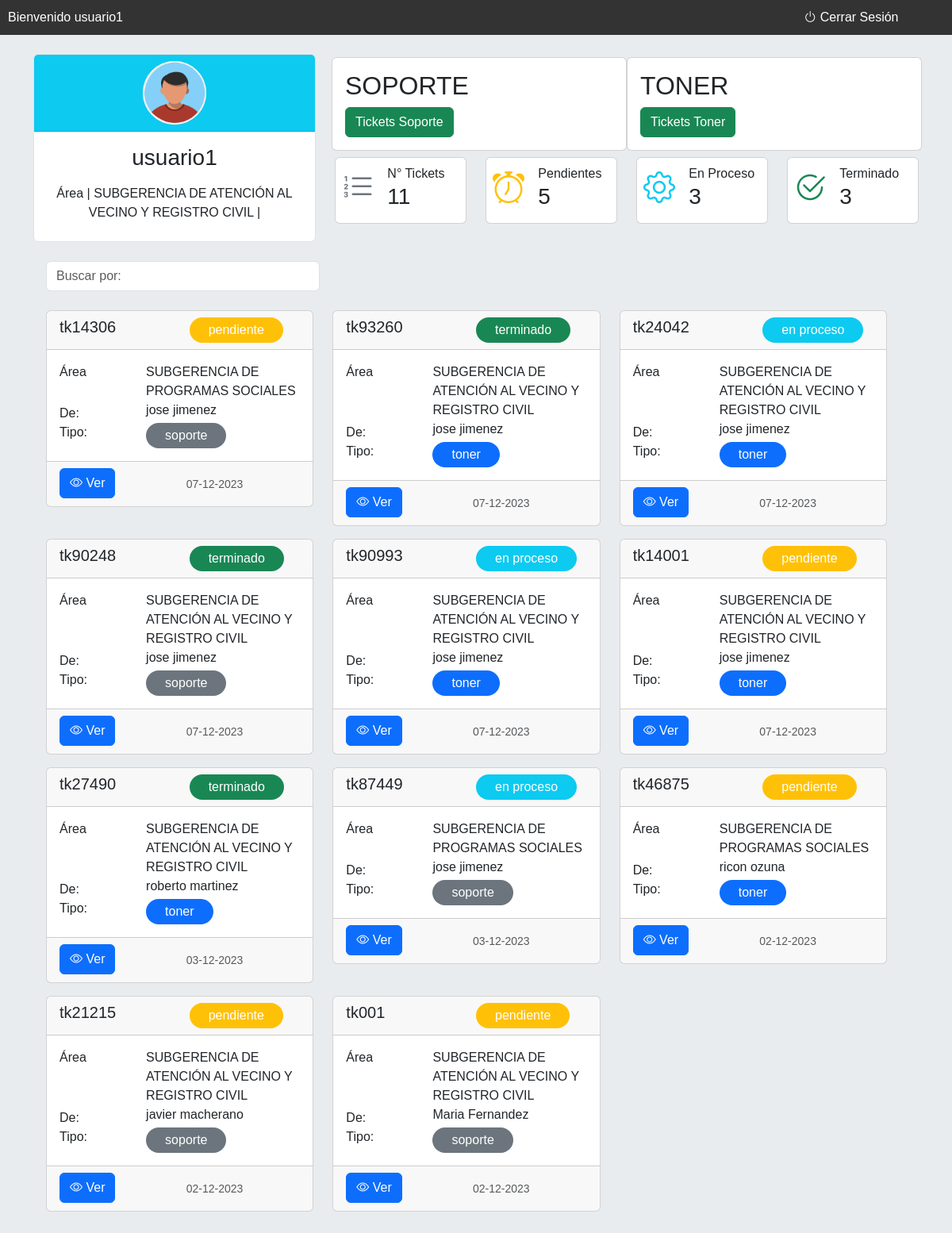
Screenshot of /pagina_soporte_old/inicio.php (signed in) with the database file from the repository.
### tables this page shows
CREATE TABLE `area` (
  `id_area` int(11) NOT NULL,
  `descripcion` varchar(250) NOT NULL,
  `fecha_registro` date NOT NULL
);

CREATE TABLE `tickets` (
  `id_ticket` int(11) NOT NULL,
  `numero_ticket` varchar(250) NOT NULL,
  `id_usuario` int(50) NOT NULL,
  `nombre_solicitante` varchar(250) NOT NULL,
  `tipo_ticket` varchar(250) NOT NULL,
  `detalle_ticket` varchar(250) NOT NULL,
  `id_impresora` int(50) NOT NULL,
  `estado_ticket` varchar(250) NOT NULL,
  `fecha_ticket` datetime NOT NULL,
  `id_usuario_soporte` int(11) NOT NULL,
  `nombre_usuario_soporte` varchar(250) NOT NULL,
  `fecha_revision_soporte` datetime NOT NULL
);

### pagina_soporte_old/inicio.php (the view, shortened to what this page needs)
<?php
$nombre_usuario = $_SESSION['nombre_usu'];
include ('../conexion/conexion.php');
$id_area = $_SESSION['id_area'];
$sqlArea = "SELECT id_area,descripcion FROM area WHERE id_area=$id_area";
$resultArea = $conn->query($sqlArea);
if ($rowArea = $resultArea->fetch_assoc()) {
 $areaUsuario = $rowArea['descripcion'] ;
}
$sql = "SELECT COUNT(*) AS num_tickets FROM tickets";
$result = $conn->query($sql);
if ($result) {
    $row = $result->fetch_assoc();
    $numTickets = $row['num_tickets'];
} else {
    echo "Error al realizar la consulta: " . $conn->error;
}
$sqlPendientes = "SELECT COUNT(*) AS num_tickets_pendientes FROM tickets WHERE estado_ticket = 'pendiente'";
$resultPendientes = $conn->query($sqlPendientes);
$sqlEnProceso = "SELECT COUNT(*) AS num_tickets_en_proceso FROM tickets WHERE estado_ticket = 'en proceso'";
$resultEnProceso = $conn->query($sqlEnProceso);
$sqlTerminados = "SELECT COUNT(*) AS num_tickets_terminados FROM tickets WHERE estado_ticket = 'terminado'";
$resultTerminados = $conn->query($sqlTerminados);
if ($resultPendientes && $resultEnProceso && $resultTerminados) {
    $rowPendientes = $resultPendientes->fetch_assoc();
    $numTicketsPendientes = $rowPendientes['num_tickets_pendientes'];
    $rowEnProceso = $resultEnProceso->fetch_assoc();
    $numTicketsEnProceso = $rowEnProceso['num_tickets_en_proceso'];
    $rowTerminados = $resultTerminados->fetch_assoc();
    $numTicketsTerminados = $rowTerminados['num_tickets_terminados'];
} else {
    echo "Error al realizar las consultas: " . $conn->error;
}
?>
<!DOCTYPE html>
<html lang="en">
<head>
    <link href="https://cdn.jsdelivr.net/npm/bootstrap@5.3.2/dist/css/bootstrap.min.css" rel="stylesheet">
    <link rel="stylesheet" href="https://cdn.jsdelivr.net/npm/bootstrap-icons@1.11.2/font/bootstrap-icons.min.css">
</head>
<body class="bg-body-secondary">
<div class="seccion-menu">
    <div class="row">
        <div class="col-lg-10 col-md-10 col-sm-6 col-6">
            Bienvenido <?php echo $nombre_usuario; ?>
        </div>
        <div class="col-lg-2 col-md-2 col-sm-6 col-6">
            <a type="button" class="cerrar-sesion" data-bs-toggle="modal" data-bs-target="#ModalCerrarsesion">
            <i class="bi bi-power"></i> Cerrar Sesión
            </a>
        </div>
    </div>
</div>
<div class="container ">
    <div class="row pt-4">
        <div class="col-md-4 col-sm-12">
            <div class="card border">
                <div class="card-header bg-info text-center">
                    <div class="rounded-circle overflow-hidden mx-auto" style="width: 80px; height: 80px; background-color: white;">
                        <img src="../images/user-image.png" alt="Imagen del usuario" class="w-100 h-100 object-fit-cover">
                    </div>
                </div>
                <div class="card-body">
                    <div class="row">
                        <h3 class="text-center"><?php echo $nombre_usuario ?></h3>
                    </div>
                    <div class="row pt-2 pb-2">
                        <label class="text-center"><?php echo 'Área | ' . $areaUsuario ?> | </label>
                    </div>
                </div>
            </div>
        </div>
        <div class="col-md-8 col-sm-12">
                <div class="row px-2 pt-1">
                    <div class="col-6 p-3 card ">
                        <div class="row">
                            <h2>SOPORTE</h2>
                        </div>
                        <div class="row">
                            <div class="col-12">
                                <a href="./tickets_soporte.php" class="btn btn-success">Tickets Soporte</a>
                            </div>
                        </div>
                    </div>
                    <div class="col-6 p-3 card">
                        <div class="row">
                        <h2>TONER</h2>
                        </div>
                        <div class="row">
                            <div class="col-12">
                            <a href="./tickets_toner.php" class="btn btn-success">Tickets Toner</a>
                            </div>
                        </div>
                    </div>
                </div>
                <div class="row pt-2">
                    <div class="col-6 col-sm-6 col-md-6 col-lg-3">
                        <div class="card p-2">
                            <div class="row">
                                <div class="col-4 text-secondary">
                                    <i class="bi bi-list-ol" style="font-size: 2.5rem;"></i>
                                </div>
                                <div class="col-8">
                                    N° Tickets
                                    <h3><?php echo $numTickets; ?></h3>
                                </div>
                            </div>
                        </div>
                    </div>
                    <div class="col-6 col-sm-6 col-md-6 col-lg-3">
                        <div class="card p-2">
                            <div class="row">
                                <div class="col-4 text-warning">
                                 <i class="bi bi-alarm" style="font-size: 2.5rem;"></i>
                                </div>
                                <div class="col-8">
                                    Pendientes
                                    <h3><?php echo $numTicketsPendientes ;?></h3>
                                </div>
                            </div>
                        </div>
                    </div>
                    <div class="col-6 col-sm-6 col-md-6 col-lg-3">
                        <div class="card p-2">
                            <div class="row">
                                <div class="col-4 text-info">
                                    <i class="bi bi-gear" style="font-size: 2.5rem;"></i>
                                </div>
                                <div class="col-8">
                                    En Proceso
                                    <h3><?php echo $numTicketsEnProceso ;?></h3>
                                </div>
                            </div>
                        </div>
                    </div>
                    <div class="col-6 col-sm-6 col-md-6 col-lg-3">
                        <div class="card p-2">
                            <div class="row">
                                <div class="col-4 text-success">
                                    <i class="bi bi-check2-circle" style="font-size: 2.5rem;"></i>
                                </div>
                                <div class="col-8">
                                    Terminado
                                    <h3><?php echo $numTicketsTerminados ;?></h3>
                                </div>
                            </div>
                        </div>
                    </div>
                </div>
        </div>
    </div>
    <div class="seccion_soporte row pt-2 p-3">
            <div class="container">
                <div class="row pt-3 justify-content-between">
                    <div class="col-md-4 col-sm-12">
                        <form action="#" method="get">
                            <div class="">
                                <input class="form-control" id="system-search" name="q" placeholder="Buscar por: " required>
                                <span class="input-group-btn">
                                    <button type="submit" class="btn btn-default"><i class="glyphicon glyphicon-search"></i></button>
                                </span>
                            </div>
                        </form>
                    </div>
                </div>
            </div>
    <?php
        $stm = $conn->prepare("SELECT id_ticket, numero_ticket,id_usuario, nombre_solicitante, tipo_ticket, detalle_ticket,id_impresora, estado_ticket, fecha_ticket FROM tickets /*WHERE id_usuario = ?*/ ORDER BY fecha_ticket DESC");
        $stm->execute();
        $resultado = $stm->get_result();
        ?>
        <div class="row">
            <?php while ($row = $resultado->fetch_assoc()) : ?>
                <?php
                $idUsuario = $row['id_usuario'];
                    $stm = $conn->prepare("SELECT id_area FROM usuarios WHERE id_usuario = ?");
                    $stm->bind_param("s", $idUsuario);
                    $stm->execute();
                    $result = $stm->get_result();
                    if ($result->num_rows > 0) {
                        $rowUsuario = $result->fetch_assoc();
                        $id_areaUsuario = $rowUsuario['id_area'];
                            $sqlAreaU = "SELECT id_area,descripcion FROM area WHERE id_area=$id_areaUsuario";
                            $resultAreaU = $conn->query($sqlAreaU);
                            if ($rowAreaU = $resultAreaU->fetch_assoc()) {
                            $areaUsuarioU = $rowAreaU['descripcion'] ;
                            }
                    } else {
                    }
                ?>
                <div class="col-lg-4 col-md-6 col-sm-12 mb-3">
                    <div class="card ">
                        <div class="card-header">
                            <div class="row">
                                <div class="col-6">
                                    <h5 class="card-title"><?php echo $row['numero_ticket']; ?></h5>
                                </div>
                                <div class="col-6">
                                    <?php
                                    if($row['estado_ticket'] == 'pendiente'){
                                        echo '<label for="" class="bg-warning px-4 py-1 rounded-pill text-white">'. $row['estado_ticket'] . '</label>';
                                    }
                                    elseif($row['estado_ticket'] == 'en proceso'){
                                        echo '<label for="" class="bg-info px-4 py-1 rounded-pill text-white">'. $row['estado_ticket'] . '</label>';
                                    }
                                    elseif($row['estado_ticket'] == 'terminado'){
                                        echo '<label for="" class="bg-success px-4 py-1 rounded-pill text-white">'. $row['estado_ticket'] . '</label>';
                                    }
                                    ?>
                                </div>
                            </div>
                        </div>
                        <div class="card-body">
                            <div class="row">
                                <div class="col-4">
                                    <label for="">Área </label>
                                </div>
                                <div class="col-8">
                                    <p class="card-text"><?php echo $areaUsuarioU; ?></p>
                                </div>
                                <div class="col-4 pt-1">
                                    <label for="">De: </label>
                                </div>
                                <div class="col-8">
                                    <p class="card-text"><?php echo $row['nombre_solicitante']; ?></p>
                                </div>
                            </div>
                            <div class="row">
                                <div class="col-4">
                                    <label for="">Tipo: </label>
                                </div>
                                <div class="col-8">
                                    <?php
                                    if($row['tipo_ticket'] == 'soporte'){
                                        echo '<label for="" class="bg-secondary px-4 py-1 rounded-pill text-white">'. $row['tipo_ticket'] . '</label>';
                                    }
                                    elseif($row['tipo_ticket'] == 'toner'){
                                        echo '<label for="" class="bg-primary px-4 py-1 rounded-pill text-white">'. $row['tipo_ticket'] . '</label>';
                                    }
                                    ?>
                                </div>
                            </div>
                        </div>
                        <div class="card-footer">
                            <div class="row">
                                <div class="col-6 ">
                                    <button type="button" class="btn btn-primary" data-bs-toggle="modal" data-bs-target="#modalVer<?php echo $row['id_ticket']; ?>">
                                        <i class="bi bi-eye"></i> Ver
                                    </button>
                                </div>
                                <div class="col-6 p-2">
                                 <small class="text-muted"><?php echo date("d-m-Y", strtotime($row['fecha_ticket'])); ?></small>
                                </div>
                            </div>
                        </div>
                    </div>
                </div>
            <?php endwhile; ?>
        </div>
    </div>
</div>
</body>
</html>

### pagina_soporte_old/inicio.php (style rules this page uses)
body { font-family: 'Poppins', sans-serif; margin: 0; padding: 0; overflow-x: hidden; background-color: #f0f0f0; }
.seccion-menu { background-color: #333; color: #fff; padding: 10px; }
.cerrar-sesion { color: #fff; text-decoration: none; }

### rows the page displays
area: descripcion "SUBGERENCIA DE ATENCIÓN AL VECINO Y REGISTRO CIVIL"
tickets: numero_ticket "tk14306", estado_ticket "pendiente", area.descripcion "SUBGERENCIA DE PROGRAMAS SOCIALES", nombre_solicitante "jose jimenez", tipo_ticket "soporte", fecha_ticket "07-12-2023"
tickets: numero_ticket "tk93260", estado_ticket "terminado", area.descripcion "SUBGERENCIA DE ATENCIÓN AL VECINO Y REGISTRO CIVIL", nombre_solicitante "jose jimenez", tipo_ticket "toner", fecha_ticket "07-12-2023"
tickets: numero_ticket "tk24042", estado_ticket "en proceso", area.descripcion "SUBGERENCIA DE ATENCIÓN AL VECINO Y REGISTRO CIVIL", nombre_solicitante "jose jimenez", tipo_ticket "toner", fecha_ticket "07-12-2023"
tickets: numero_ticket "tk90248", estado_ticket "terminado", area.descripcion "SUBGERENCIA DE ATENCIÓN AL VECINO Y REGISTRO CIVIL", nombre_solicitante "jose jimenez", tipo_ticket "soporte", fecha_ticket "07-12-2023"
tickets: numero_ticket "tk90993", estado_ticket "en proceso", area.descripcion "SUBGERENCIA DE ATENCIÓN AL VECINO Y REGISTRO CIVIL", nombre_solicitante "jose jimenez", tipo_ticket "toner", fecha_ticket "07-12-2023"
tickets: numero_ticket "tk14001", estado_ticket "pendiente", area.descripcion "SUBGERENCIA DE ATENCIÓN AL VECINO Y REGISTRO CIVIL", nombre_solicitante "jose jimenez", tipo_ticket "toner", fecha_ticket "07-12-2023"
tickets: numero_ticket "tk27490", estado_ticket "terminado", area.descripcion "SUBGERENCIA DE ATENCIÓN AL VECINO Y REGISTRO CIVIL", nombre_solicitante "roberto martinez", tipo_ticket "toner", fecha_ticket "03-12-2023"
tickets: numero_ticket "tk87449", estado_ticket "en proceso", area.descripcion "SUBGERENCIA DE PROGRAMAS SOCIALES", nombre_solicitante "jose jimenez", tipo_ticket "soporte", fecha_ticket "03-12-2023"
tickets: numero_ticket "tk46875", estado_ticket "pendiente", area.descripcion "SUBGERENCIA DE PROGRAMAS SOCIALES", nombre_solicitante "ricon ozuna", tipo_ticket "toner", fecha_ticket "02-12-2023"
tickets: numero_ticket "tk21215", estado_ticket "pendiente", area.descripcion "SUBGERENCIA DE ATENCIÓN AL VECINO Y REGISTRO CIVIL", nombre_solicitante "javier macherano", tipo_ticket "soporte", fecha_ticket "02-12-2023"
tickets: numero_ticket "tk001", estado_ticket "pendiente", area.descripcion "SUBGERENCIA DE ATENCIÓN AL VECINO Y REGISTRO CIVIL", nombre_solicitante "Maria Fernandez", tipo_ticket "soporte", fecha_ticket "02-12-2023"

### other values shown
$nombre_usuario "usuario1"
$numTickets "11"
$numTicketsPendientes "5"
$numTicketsEnProceso "3"
$numTicketsTerminados "3"
